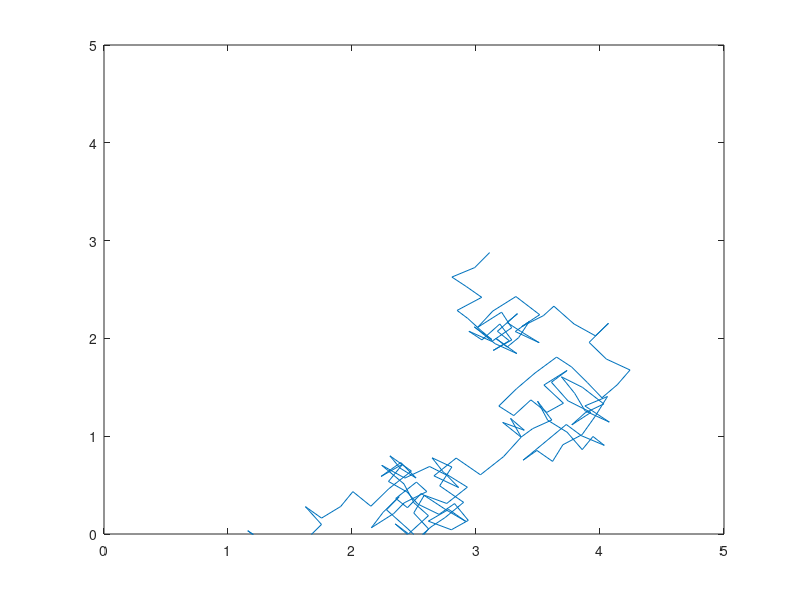

Recreate this plot in MATLAB.
Ut = zeros(2,200);
t = 1;
for t = 1:200
    xsign = -0.5 + rand;
    xsign = xsign / abs(xsign);
    ysign = -0.5 + rand;
    ysign = ysign / abs(ysign);
    
    Ut(:,t) = [xsign*(0.8*0.15*rand + 0.8*0.1); ysign*(0.8*0.15*rand + 0.8*0.1)];
end

x0 = 3; y0 = 3;
pos = zeros(2,201);
pos(:,1) = [x0; y0];
for t = 2:201
    pos(:,t) = pos(:,t-1) + Ut(:,t-1);
end
pos = pos(:,2:end);

lm = [2 3 4; 3 3 3];
Zt = zeros(3,200);
for t = 1:200
    Zt(1,t) = sqrt((pos(1,t)-2)^2+(pos(2,t)-3)^2) + (rand*0.1-0.05);
    Zt(2,t) = sqrt((pos(1,t)-3)^2+(pos(2,t)-3)^2) + (rand*0.1-0.05);
    Zt(3,t) = sqrt((pos(1,t)-4)^2+(pos(2,t)-3)^2) + (rand*0.1-0.05);
end

plot(pos(1,:), pos(2,:))
axis([0 5 0 5])







    
    